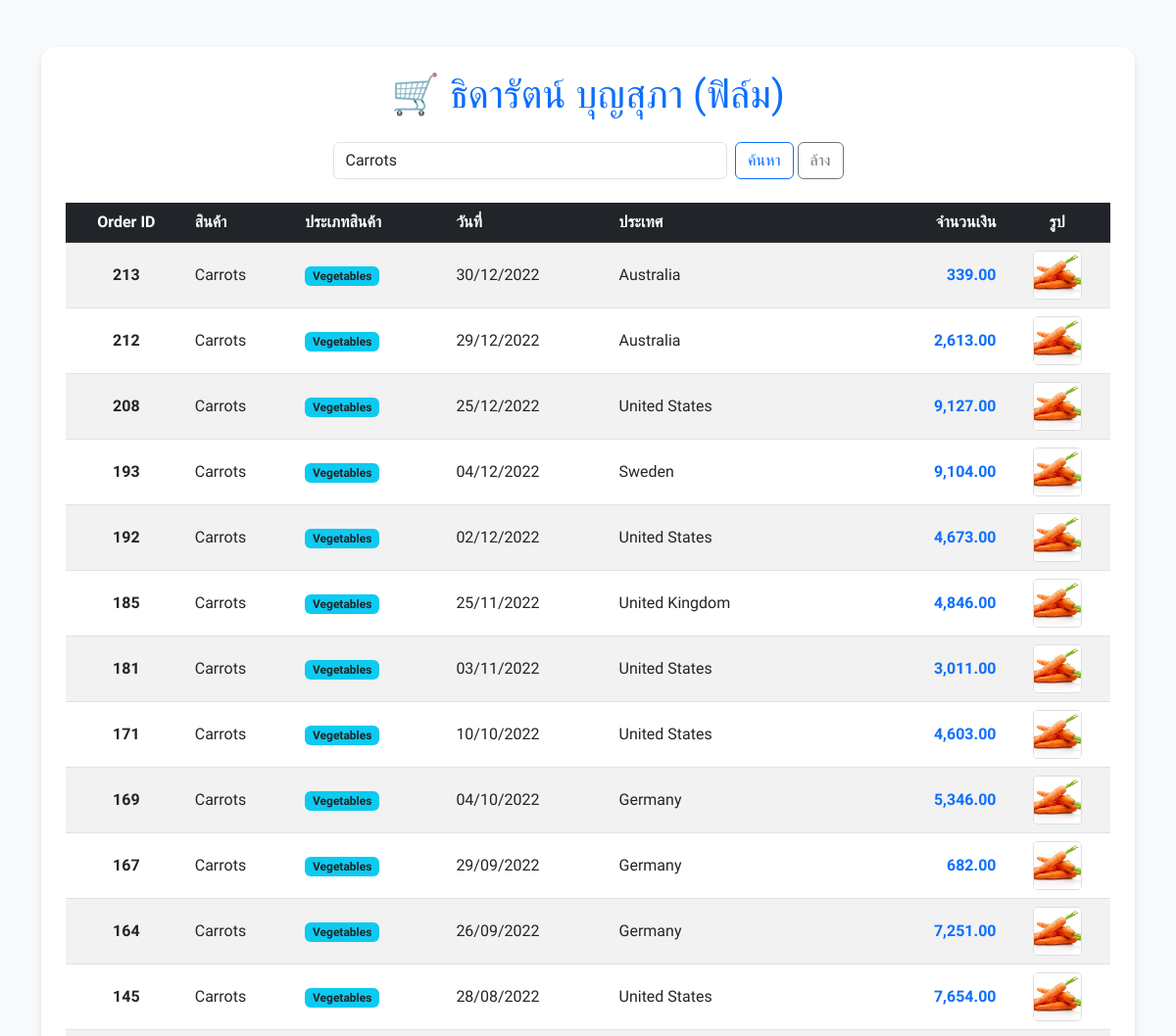
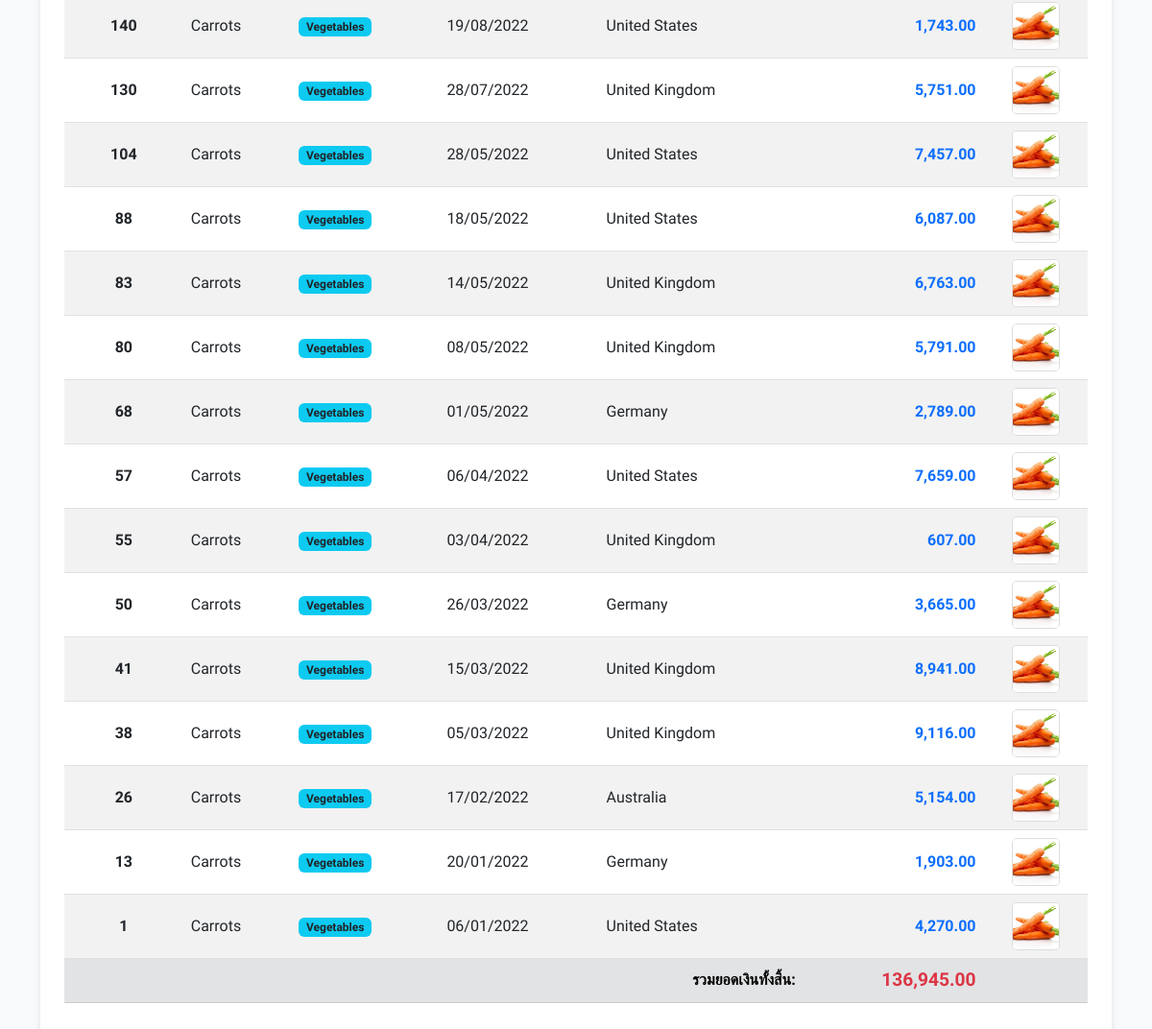
Screenshot of /c.php?kw=Carrots with the database file from the repository (2 pictures, top to bottom).
### tables this page shows
CREATE TABLE `popsupermarket` (
  `p_order_id` int(11) NOT NULL,
  `p_product_name` varchar(100) NOT NULL,
  `p_category` varchar(100) NOT NULL,
  `p_date` date NOT NULL,
  `p_country` varchar(100) NOT NULL,
  `p_amount` int(9) NOT NULL
);

### c.php (the view, shortened to what this page needs)
<!doctype html>
<html lang="th">
<head>
    <link href="https://cdn.jsdelivr.net/npm/bootstrap@5.3.0/dist/css/bootstrap.min.css" rel="stylesheet">
</head>
<body>
    <div class="container my-5">
        <div class="table-container">
            <h1 class="text-primary mb-4 text-center">🛒 ธิดารัตน์ บุญสุภา (ฟิล์ม)</h1>
            <div class="row mb-4 justify-content-center">
                <div class="col-md-6">
                    <form action="" method="GET" class="d-flex">
                        <input class="form-control me-2" type="search" name="kw"
                               placeholder="ค้นหาชื่อสินค้า..."
                               value="<?php echo isset($_GET['kw']) ? $_GET['kw'] : ''; ?>">
                        <button class="btn btn-outline-primary" type="submit">ค้นหา</button>
                        <a href="index.php" class="btn btn-outline-secondary ms-1">ล้าง</a>
                    </form>
                </div>
            </div>
            <div class="table-responsive">
                <table class="table table-hover table-striped align-middle">
                    <thead class="table-dark">
                        <tr>
                            <th class="text-center">Order ID</th>
                            <th>สินค้า</th>
                            <th>ประเภทสินค้า</th>
                            <th>วันที่</th>
                            <th>ประเทศ</th>
                            <th class="text-end">จำนวนเงิน</th>
                            <th class="text-center">รูป</th>
                        </tr>
                    </thead>
                    <tbody>
                        <?php
                            include_once("connectdb.php");
                            $kw = isset($_GET['kw']) ? $_GET['kw'] : '';
                            if ($kw != "") {
                                $sql = "SELECT * FROM `popsupermarket`
                                        WHERE p_product_name LIKE '%$kw%'
                                        OR p_category LIKE '%$kw%'
                                        ORDER BY p_order_id DESC";
                            } else {
                                $sql = "SELECT * FROM `popsupermarket` ORDER BY p_order_id DESC";
                            }
                            $rs = mysqli_query($conn, $sql);
                            $total = 0;
                            if (mysqli_num_rows($rs) > 0) {
                                while ($data = mysqli_fetch_array($rs)) {
                                    $total += $data['p_amount'];
                        ?>
                        <tr>
                            <td class="text-center fw-bold"><?php echo $data['p_order_id']; ?></td>
                            <td><?php echo $data['p_product_name']; ?></td>
                            <td><span class="badge bg-info text-dark"><?php echo $data['p_category']; ?></span></td>
                            <td><?php echo date('d/m/Y', strtotime($data['p_date'])); ?></td>
                            <td><?php echo $data['p_country']; ?></td>
                            <td class="text-end text-primary fw-bold"><?php echo number_format($data['p_amount'], 2); ?></td>
                            <td class="text-center">
                                <img src="<?php echo $data['p_product_name']; ?>.jpg"
                                     alt="product"
                                     class="img-product"
                                     width="50" height="50"
                                    >
                            </td>
                        </tr>
                        <?php
                                }
                            } else {
                                echo "<tr><td colspan='7' class='text-center py-5 text-danger'>ไม่พบข้อมูลที่ตรงกับคำค้นหา: <b>$kw</b></td></tr>";
                            }
                        ?>
                    </tbody>
                    <tfoot class="table-secondary">
                        <tr>
                            <td colspan="5" class="text-end fw-bold">รวมยอดเงินทั้งสิ้น:</td>
                            <td class="text-end fw-bold text-danger" style="font-size: 1.2rem;">
                                <?php echo number_format($total, 2); ?>
                            </td>
                            <td></td>
                        </tr>
                    </tfoot>
                </table>
            </div>
        </div>
    </div>
</body>
</html>

### c.php (style rules this page uses)
body { font-family: 'Sarabun', sans-serif; background-color: #f8f9fa; }
.table-container { background: white; padding: 25px; border-radius: 15px; box-shadow: 0 4px 6px rgba(0,0,0,0.1); }
.img-product { object-fit: cover; border-radius: 5px; border: 1px solid #ddd; }

### rows the page displays
popsupermarket: p_order_id "213", p_product_name "Carrots", p_category "Vegetables", p_date "30/12/2022", p_country "Australia", p_amount "339.00", p_product_name (picture)
popsupermarket: p_order_id "212", p_product_name "Carrots", p_category "Vegetables", p_date "29/12/2022", p_country "Australia", p_amount "2,613.00", p_product_name (picture)
popsupermarket: p_order_id "208", p_product_name "Carrots", p_category "Vegetables", p_date "25/12/2022", p_country "United States", p_amount "9,127.00", p_product_name (picture)
popsupermarket: p_order_id "193", p_product_name "Carrots", p_category "Vegetables", p_date "04/12/2022", p_country "Sweden", p_amount "9,104.00", p_product_name (picture)
popsupermarket: p_order_id "192", p_product_name "Carrots", p_category "Vegetables", p_date "02/12/2022", p_country "United States", p_amount "4,673.00", p_product_name (picture)
popsupermarket: p_order_id "185", p_product_name "Carrots", p_category "Vegetables", p_date "25/11/2022", p_country "United Kingdom", p_amount "4,846.00", p_product_name (picture)
popsupermarket: p_order_id "181", p_product_name "Carrots", p_category "Vegetables", p_date "03/11/2022", p_country "United States", p_amount "3,011.00", p_product_name (picture)
popsupermarket: p_order_id "171", p_product_name "Carrots", p_category "Vegetables", p_date "10/10/2022", p_country "United States", p_amount "4,603.00", p_product_name (picture)
popsupermarket: p_order_id "169", p_product_name "Carrots", p_category "Vegetables", p_date "04/10/2022", p_country "Germany", p_amount "5,346.00", p_product_name (picture)
popsupermarket: p_order_id "167", p_product_name "Carrots", p_category "Vegetables", p_date "29/09/2022", p_country "Germany", p_amount "682.00", p_product_name (picture)
popsupermarket: p_order_id "164", p_product_name "Carrots", p_category "Vegetables", p_date "26/09/2022", p_country "Germany", p_amount "7,251.00", p_product_name (picture)
popsupermarket: p_order_id "145", p_product_name "Carrots", p_category "Vegetables", p_date "28/08/2022", p_country "United States", p_amount "7,654.00", p_product_name (picture)
popsupermarket: p_order_id "140", p_product_name "Carrots", p_category "Vegetables", p_date "19/08/2022", p_country "United States", p_amount "1,743.00", p_product_name (picture)
popsupermarket: p_order_id "130", p_product_name "Carrots", p_category "Vegetables", p_date "28/07/2022", p_country "United Kingdom", p_amount "5,751.00", p_product_name (picture)
popsupermarket: p_order_id "104", p_product_name "Carrots", p_category "Vegetables", p_date "28/05/2022", p_country "United States", p_amount "7,457.00", p_product_name (picture)
popsupermarket: p_order_id "88", p_product_name "Carrots", p_category "Vegetables", p_date "18/05/2022", p_country "United States", p_amount "6,087.00", p_product_name (picture)
popsupermarket: p_order_id "83", p_product_name "Carrots", p_category "Vegetables", p_date "14/05/2022", p_country "United Kingdom", p_amount "6,763.00", p_product_name (picture)
popsupermarket: p_order_id "80", p_product_name "Carrots", p_category "Vegetables", p_date "08/05/2022", p_country "United Kingdom", p_amount "5,791.00", p_product_name (picture)
popsupermarket: p_order_id "68", p_product_name "Carrots", p_category "Vegetables", p_date "01/05/2022", p_country "Germany", p_amount "2,789.00", p_product_name (picture)
popsupermarket: p_order_id "57", p_product_name "Carrots", p_category "Vegetables", p_date "06/04/2022", p_country "United States", p_amount "7,659.00", p_product_name (picture)
popsupermarket: p_order_id "55", p_product_name "Carrots", p_category "Vegetables", p_date "03/04/2022", p_country "United Kingdom", p_amount "607.00", p_product_name (picture)
popsupermarket: p_order_id "50", p_product_name "Carrots", p_category "Vegetables", p_date "26/03/2022", p_country "Germany", p_amount "3,665.00", p_product_name (picture)
popsupermarket: p_order_id "41", p_product_name "Carrots", p_category "Vegetables", p_date "15/03/2022", p_country "United Kingdom", p_amount "8,941.00", p_product_name (picture)
popsupermarket: p_order_id "38", p_product_name "Carrots", p_category "Vegetables", p_date "05/03/2022", p_country "United Kingdom", p_amount "9,116.00", p_product_name (picture)
popsupermarket: p_order_id "26", p_product_name "Carrots", p_category "Vegetables", p_date "17/02/2022", p_country "Australia", p_amount "5,154.00", p_product_name (picture)
popsupermarket: p_order_id "13", p_product_name "Carrots", p_category "Vegetables", p_date "20/01/2022", p_country "Germany", p_amount "1,903.00", p_product_name (picture)
popsupermarket: p_order_id "1", p_product_name "Carrots", p_category "Vegetables", p_date "06/01/2022", p_country "United States", p_amount "4,270.00", p_product_name (picture)

### other values shown
$total "136,945.00"
